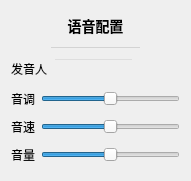
           <widget class="QWidget" name="voiceConfigSettingsCard" native="true">
            <property name="geometry">
             <rect>
              <x>550</x>
              <y>400</y>
              <width>191</width>
              <height>181</height>
             </rect>
            </property>
            <property name="styleSheet">
             <string notr="true">#voiceConfigSettingsCard
{
	background: #f7f7ff;
	border: none;
	border-radius: 5px;
}</string>
            </property>
            <layout class="QVBoxLayout" name="verticalLayout_58">
             <item>
              <widget class="QLabel" name="label_47">
               <property name="sizePolicy">
                <sizepolicy hsizetype="Preferred" vsizetype="Fixed">
                 <horstretch>0</horstretch>
                 <verstretch>0</verstretch>
                </sizepolicy>
               </property>
               <property name="styleSheet">
                <string notr="true">font-size: 14px;
font-weight: 500;</string>
               </property>
               <property name="text">
                <string>语音配置</string>
               </property>
               <property name="alignment">
                <set>Qt::AlignCenter</set>
               </property>
              </widget>
             </item>
             <item>
              <widget class="QWidget" name="widget_31" native="true">
               <property name="minimumSize">
                <size>
                 <width>0</width>
                 <height>1</height>
                </size>
               </property>
               <property name="maximumSize">
                <size>
                 <width>16777215</width>
                 <height>1</height>
                </size>
               </property>
               <property name="styleSheet">
                <string notr="true">background: lightgray;
margin: 40px;</string>
               </property>
              </widget>
             </item>
             <item>
              <layout class="QHBoxLayout" name="horizontalLayout_36">
               <item>
                <widget class="QLabel" name="label_2">
                 <property name="text">
                  <string>发音人</string>
                 </property>
                </widget>
               </item>
               <item>
                <widget class="QLineEdit" name="voiceNameEdit">
                 <property name="styleSheet">
                  <string notr="true">QLineEdit
{
	background: transparent;
}</string>
                 </property>
                </widget>
               </item>
               <item>
                <widget class="QPushButton" name="voiceNameSelectButton">
                 <property name="cursor">
                  <cursorShape>PointingHandCursor</cursorShape>
                 </property>
                 <property name="styleSheet">
                  <string notr="true"/>
                 </property>
                 <property name="text">
                  <string/>
                 </property>
                 <property name="icon">
                  <iconset resource="../resources/resource.qrc">
                   <normaloff>:/icons/dotdotdot</normaloff>:/icons/dotdotdot</iconset>
                 </property>
                 <property name="flat">
                  <bool>true</bool>
                 </property>
                </widget>
               </item>
              </layout>
             </item>
             <item>
              <layout class="QHBoxLayout" name="horizontalLayout_28">
               <item>
                <widget class="QLabel" name="voicePitchLabel">
                 <property name="toolTip">
                  <string>&lt;html&gt;&lt;head/&gt;&lt;body&gt;&lt;p&gt;本地语音可能有点问题&lt;/p&gt;&lt;/body&gt;&lt;/html&gt;</string>
                 </property>
                 <property name="text">
                  <string>音调</string>
                 </property>
                </widget>
               </item>
               <item>
                <widget class="QSlider" name="voicePitchSlider">
                 <property name="toolTip">
                  <string/>
                 </property>
                 <property name="maximum">
                  <number>100</number>
                 </property>
                 <property name="singleStep">
                  <number>1</number>
                 </property>
                 <property name="value">
                  <number>50</number>
                 </property>
                 <property name="orientation">
                  <enum>Qt::Horizontal</enum>
                 </property>
                </widget>
               </item>
              </layout>
             </item>
             <item>
              <layout class="QHBoxLayout" name="horizontalLayout_37" stretch="0,4">
               <item>
                <widget class="QLabel" name="voiceSpeedLabel">
                 <property name="text">
                  <string>音速</string>
                 </property>
                </widget>
               </item>
               <item>
                <widget class="QSlider" name="voiceSpeedSlider">
                 <property name="maximum">
                  <number>100</number>
                 </property>
                 <property name="singleStep">
                  <number>1</number>
                 </property>
                 <property name="value">
                  <number>50</number>
                 </property>
                 <property name="orientation">
                  <enum>Qt::Horizontal</enum>
                 </property>
                </widget>
               </item>
              </layout>
             </item>
             <item>
              <layout class="QHBoxLayout" name="horizontalLayout_39" stretch="0,4">
               <property name="topMargin">
                <number>0</number>
               </property>
               <item>
                <widget class="QLabel" name="voiceVolumeLabel">
                 <property name="toolTip">
                  <string>&lt;html&gt;&lt;head/&gt;&lt;body&gt;&lt;p&gt;不支持讯飞语音&lt;/p&gt;&lt;/body&gt;&lt;/html&gt;</string>
                 </property>
                 <property name="text">
                  <string>音量</string>
                 </property>
                </widget>
               </item>
               <item>
                <widget class="QSlider" name="voiceVolumeSlider">
                 <property name="toolTip">
                  <string/>
                 </property>
                 <property name="maximum">
                  <number>100</number>
                 </property>
                 <property name="singleStep">
                  <number>1</number>
                 </property>
                 <property name="value">
                  <number>50</number>
                 </property>
                 <property name="orientation">
                  <enum>Qt::Horizontal</enum>
                 </property>
                </widget>
               </item>
              </layout>
             </item>
            </layout>
           </widget>
